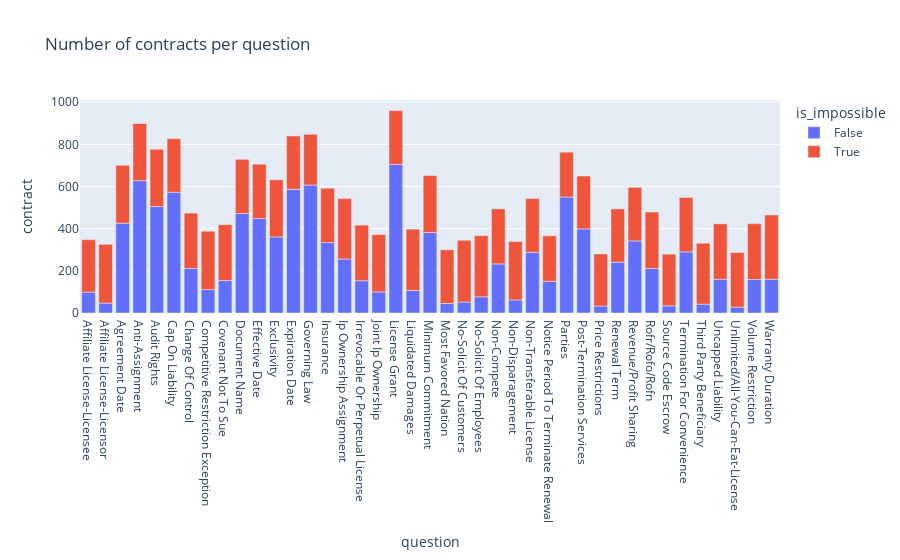

The cell this chart's notebook holds for it:
### Code cell
px.bar(df_g, x='question', y='contract', color='is_impossible', title='Number of contracts per question')

### Figure 1 — Plotly figure (JSON) as saved in the notebook; plotly's stock layout.template omitted (floating-point values rounded to 4 significant figures)
{"data": [{"alignmentgroup": "True", "hovertemplate": "is_impossible=False<br>question=%{x}<br>contract=%{y}<extra></extra>", "legendgroup": "False", "marker": {"color": "#636efa", "pattern": {"shape": ""}}, "name": "False", "offsetgroup": "False", "orientation": "v", "showlegend": true, "textposition": "auto", "type": "bar", "x": ["Affiliate License-Licensee", "Affiliate License-Licensor", "Agreement Date", "Anti-Assignment", "Audit Rights", "Cap On Liability", "Change Of Control", "Competitive Restriction Exception", "Covenant Not To Sue", "Document Name", "Effective Date", "Exclusivity", "Expiration Date", "Governing Law", "Insurance", "Ip Ownership Assignment", "Irrevocable Or Perpetual License", "Joint Ip Ownership", "License Grant", "Liquidated Damages", "Minimum Commitment", "Most Favored Nation", "No-Solicit Of Customers", "No-Solicit Of Employees", "Non-Compete", "Non-Disparagement", "Non-Transferable License", "Notice Period To Terminate Renewal", "Parties", "Post-Termination Services", "Price Restrictions", "Renewal Term", "Revenue/Profit Sharing", "Rofr/Rofo/Rofn", "Source Code Escrow", "Termination For Convenience", "Third Party Beneficiary", "Uncapped Liability", "Unlimited/All-You-Can-Eat-License", "Volume Restriction", "Warranty Duration"], "xaxis": "x", "y": [99, 47, 426, 628, 505, 573, 211, 111, 154, 472, 448, 361, 587, 607, 334, 256, 153, 100, 705, 107, 382, 45, 52, 77, 233, 62, 288, 150, 550, 399, 33, 241, 342, 211, 34, 290, 42, 160, 28, 159, 160], "yaxis": "y"}, {"alignmentgroup": "True", "hovertemplate": "is_impossible=True<br>question=%{x}<br>contract=%{y}<extra></extra>", "legendgroup": "True", "marker": {"color": "#EF553B", "pattern": {"shape": ""}}, "name": "True", "offsetgroup": "True", "orientation": "v", "showlegend": true, "textposition": "auto", "type": "bar", "x": ["Affiliate License-Licensee", "Affiliate License-Licensor", "Agreement Date", "Anti-Assignment", "Audit Rights", "Cap On Liability", "Change Of Control", "Competitive Restriction Exception", "Covenant Not To Sue", "Document Name", "Effective Date", "Exclusivity", "Expiration Date", "Governing Law", "Insurance", "Ip Ownership Assignment", "Irrevocable Or Perpetual License", "Joint Ip Ownership", "License Grant", "Liquidated Damages", "Minimum Commitment", "Most Favored Nation", "No-Solicit Of Customers", "No-Solicit Of Employees", "Non-Compete", "Non-Disparagement", "Non-Transferable License", "Notice Period To Terminate Renewal", "Parties", "Post-Termination Services", "Price Restrictions", "Renewal Term", "Revenue/Profit Sharing", "Rofr/Rofo/Rofn", "Source Code Escrow", "Termination For Convenience", "Third Party Beneficiary", "Uncapped Liability", "Unlimited/All-You-Can-Eat-License", "Volume Restriction", "Warranty Duration"], "xaxis": "x", "y": [249, 279, 275, 271, 272, 254, 263, 277, 265, 257, 258, 271, 253, 241, 258, 287, 264, 272, 255, 291, 270, 255, 293, 290, 261, 277, 255, 216, 213, 251, 247, 253, 254, 268, 245, 258, 289, 263, 259, 265, 305], "yaxis": "y"}], "layout": {"autosize": true, "barmode": "relative", "legend": {"title": {"text": "is_impossible"}, "tracegroupgap": 0}, "title": {"text": "Number of contracts per question"}, "xaxis": {"anchor": "y", "autorange": true, "domain": [0, 1], "range": [-0.5, 40.5], "title": {"text": "question"}, "type": "category"}, "yaxis": {"anchor": "x", "autorange": true, "domain": [0, 1], "range": [0, 1011.0], "title": {"text": "contract"}, "type": "linear"}}}
